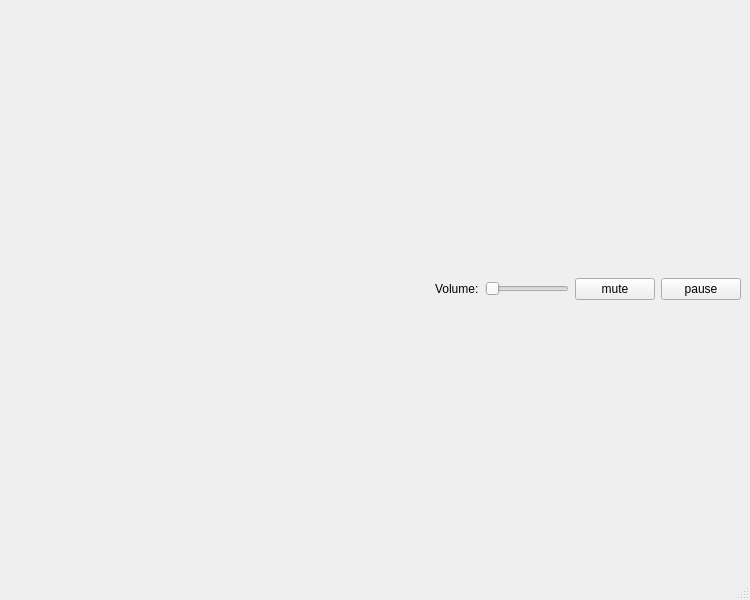
<?xml version="1.0" encoding="UTF-8"?>
<ui version="4.0">
 <class>GameWindow</class>
 <widget class="QMainWindow" name="GameWindow">
  <property name="geometry">
   <rect>
    <x>0</x>
    <y>0</y>
    <width>750</width>
    <height>600</height>
   </rect>
  </property>
  <property name="focusPolicy">
   <enum>Qt::StrongFocus</enum>
  </property>
  <property name="windowTitle">
   <string>Ultimate Bomberman</string>
  </property>
  <widget class="QWidget" name="centralwidget">
   <layout class="QGridLayout" name="gridLayout">
    <item row="1" column="0">
     <layout class="QVBoxLayout" name="mainLayout">
      <item>
       <layout class="QHBoxLayout" name="controlItemsLayout">
        <item>
         <widget class="QLabel" name="playerStateInfo">
          <property name="sizePolicy">
           <sizepolicy hsizetype="Expanding" vsizetype="Minimum">
            <horstretch>0</horstretch>
            <verstretch>0</verstretch>
           </sizepolicy>
          </property>
          <property name="font">
           <font>
            <weight>75</weight>
            <bold>true</bold>
           </font>
          </property>
          <property name="text">
           <string/>
          </property>
         </widget>
        </item>
        <item>
         <widget class="QLabel" name="volumeLabel">
          <property name="text">
           <string>Volume:</string>
          </property>
         </widget>
        </item>
        <item>
         <widget class="QSlider" name="volumeHorizontalSlider">
          <property name="sizePolicy">
           <sizepolicy hsizetype="Preferred" vsizetype="Fixed">
            <horstretch>0</horstretch>
            <verstretch>0</verstretch>
           </sizepolicy>
          </property>
          <property name="focusPolicy">
           <enum>Qt::NoFocus</enum>
          </property>
          <property name="orientation">
           <enum>Qt::Horizontal</enum>
          </property>
         </widget>
        </item>
        <item>
         <widget class="QPushButton" name="muteButton">
          <property name="focusPolicy">
           <enum>Qt::NoFocus</enum>
          </property>
          <property name="text">
           <string>mute</string>
          </property>
         </widget>
        </item>
        <item>
         <widget class="QPushButton" name="pauseButton">
          <property name="minimumSize">
           <size>
            <width>0</width>
            <height>0</height>
           </size>
          </property>
          <property name="focusPolicy">
           <enum>Qt::NoFocus</enum>
          </property>
          <property name="text">
           <string>pause</string>
          </property>
         </widget>
        </item>
       </layout>
      </item>
     </layout>
    </item>
    <item row="2" column="0">
     <layout class="QHBoxLayout" name="viewLayout"/>
    </item>
   </layout>
  </widget>
  <widget class="QStatusBar" name="statusBar"/>
 </widget>
 <resources/>
 <connections/>
</ui>
